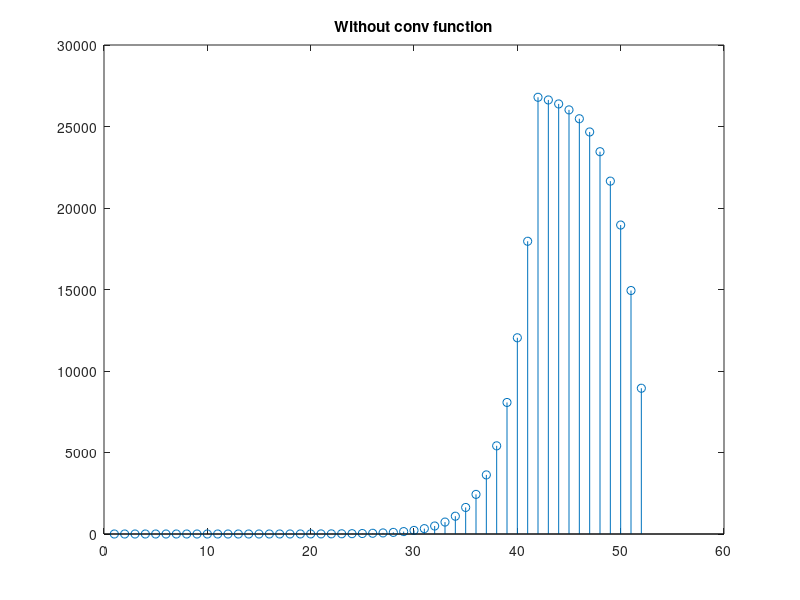
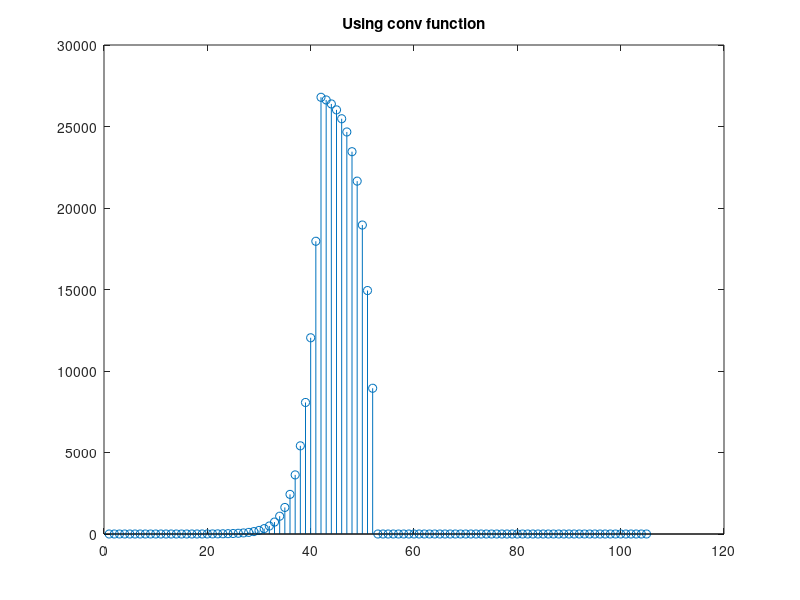

Write the MATLAB code that produced these figures, in order.
clear all
clc
%% Example 1
t1=-10:20;
exponential=3*exp(0.4*t1);


t2 = -10:0;
t3 = 0:10;

u1 = zeros(size(t2));
u2 = ones(size(t3));
unit_step = [u1 u2];


m1=length(exponential);
n1=length(unit_step);
U1=[exponential,zeros(1,n1)]; 
V1=[unit_step,zeros(1,m1)]; 
for k1=1:n1+m1-1
    W(k1)=0;
    for j1=1:m1
        if(k1-j1+1>0)
            W(k1)=W(k1)+U1(j1)*V1(k1-j1+1);
        else
        end
    end
end

stem(W); figure(1);
title('Without conv function');

konvolusyon = conv(U1,V1); figure(2);
stem(konvolusyon);
title('Using conv function');

